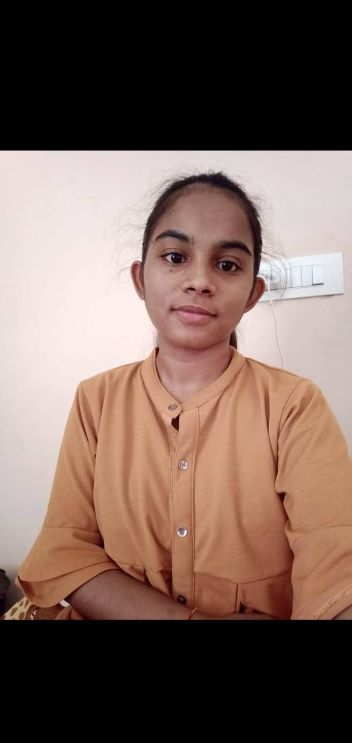
#> input picture Screenshot_20210515_213048.jpg, 352 x 743 px
$ jupyter execute 'open cv error.ipynb'
#> lines starting #> are read from the running program, lines starting #| are printed output that depends on the picture
[cell 1]
import cv2

[cell 2]
print(cv2.__version__)

[cell 3]
img=cv2.imread("Screenshot_20210515_213048.jpg",0)
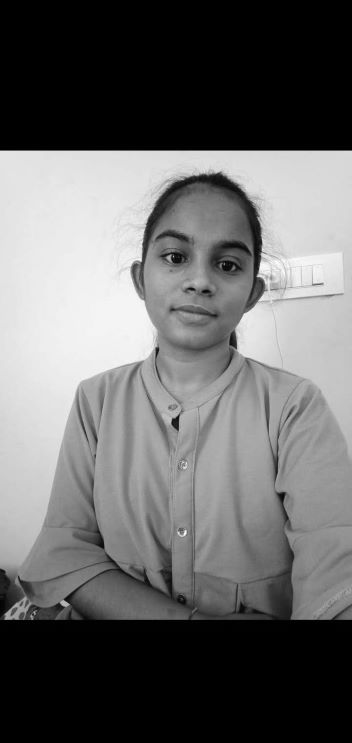
#> img: shape (743, 352); min 0, max 255, mean 104.8

[cell 4]
cv2.imshow("img",img)
cv2.waitKey(0)
cv2.destroyAllWindows()
cv2.imwrite('grayscale.jpg',img)
#> Out = True
